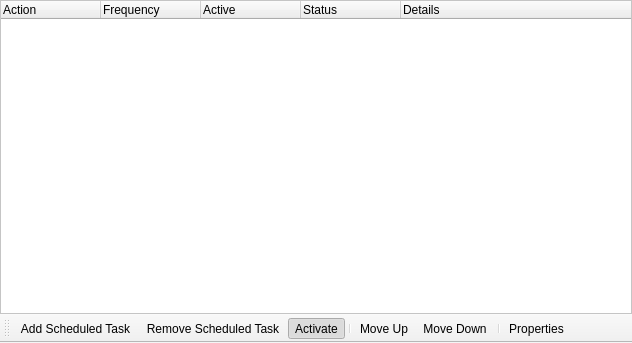
<?xml version="1.0" encoding="UTF-8"?>
<ui version="4.0">
 <class>CWidgetScheduler</class>
 <widget class="QMainWindow" name="WidgetScheduler">
  <property name="geometry">
   <rect>
    <x>0</x>
    <y>0</y>
    <width>632</width>
    <height>343</height>
   </rect>
  </property>
  <property name="windowTitle">
   <string>MainWindow</string>
  </property>
  <widget class="QWidget" name="centralwidget">
   <layout class="QVBoxLayout" name="verticalLayout">
    <property name="spacing">
     <number>0</number>
    </property>
    <property name="margin">
     <number>0</number>
    </property>
    <item>
     <widget class="QTreeWidget" name="treeWidgetSchedules">
      <property name="minimumSize">
       <size>
        <width>300</width>
        <height>0</height>
       </size>
      </property>
      <property name="styleSheet">
       <string notr="true">QTreeWidget {
	background-color: rgb(255, 255, 255);
}</string>
      </property>
      <column>
       <property name="text">
        <string>Action</string>
       </property>
      </column>
      <column>
       <property name="text">
        <string>Frequency</string>
       </property>
      </column>
      <column>
       <property name="text">
        <string>Active</string>
       </property>
      </column>
      <column>
       <property name="text">
        <string>Status</string>
       </property>
      </column>
      <column>
       <property name="text">
        <string>Details</string>
       </property>
      </column>
     </widget>
    </item>
   </layout>
  </widget>
  <widget class="QToolBar" name="toolBar">
   <property name="contextMenuPolicy">
    <enum>Qt::PreventContextMenu</enum>
   </property>
   <property name="windowTitle">
    <string>toolBar</string>
   </property>
   <property name="iconSize">
    <size>
     <width>16</width>
     <height>16</height>
    </size>
   </property>
   <property name="toolButtonStyle">
    <enum>Qt::ToolButtonTextBesideIcon</enum>
   </property>
   <property name="floatable">
    <bool>false</bool>
   </property>
   <attribute name="toolBarArea">
    <enum>BottomToolBarArea</enum>
   </attribute>
   <attribute name="toolBarBreak">
    <bool>false</bool>
   </attribute>
   <addaction name="actionAddScheduledTask"/>
   <addaction name="actionRemoveScheduledTask"/>
   <addaction name="actionToggleTask"/>
   <addaction name="separator"/>
   <addaction name="actionSheduleMoveUp"/>
   <addaction name="actionScheduleMoveDown"/>
   <addaction name="separator"/>
   <addaction name="actionScheduleProperties"/>
  </widget>
  <action name="actionAddScheduledTask">
   <property name="icon">
    <iconset resource="Resource.qrc">
     <normaloff>:/Resource/Generic/SchedulerAdd.png</normaloff>:/Resource/Generic/SchedulerAdd.png</iconset>
   </property>
   <property name="text">
    <string>Add Scheduled Task</string>
   </property>
  </action>
  <action name="actionRemoveScheduledTask">
   <property name="icon">
    <iconset resource="Resource.qrc">
     <normaloff>:/Resource/Generic/SchedulerRemove.png</normaloff>:/Resource/Generic/SchedulerRemove.png</iconset>
   </property>
   <property name="text">
    <string>Remove Scheduled Task</string>
   </property>
   <property name="toolTip">
    <string>Remove Scheduled Task</string>
   </property>
  </action>
  <action name="actionToggleTask">
   <property name="checkable">
    <bool>true</bool>
   </property>
   <property name="checked">
    <bool>true</bool>
   </property>
   <property name="icon">
    <iconset resource="Resource.qrc">
     <normaloff>:/Resource/Generic/SchedulerEnable.png</normaloff>:/Resource/Generic/SchedulerEnable.png</iconset>
   </property>
   <property name="text">
    <string>Activate</string>
   </property>
  </action>
  <action name="actionSheduleMoveUp">
   <property name="icon">
    <iconset resource="Resource.qrc">
     <normaloff>:/Resource/Generic/MoveUp.png</normaloff>:/Resource/Generic/MoveUp.png</iconset>
   </property>
   <property name="text">
    <string>Move Up</string>
   </property>
  </action>
  <action name="actionScheduleMoveDown">
   <property name="icon">
    <iconset resource="Resource.qrc">
     <normaloff>:/Resource/Generic/MoveDown.png</normaloff>:/Resource/Generic/MoveDown.png</iconset>
   </property>
   <property name="text">
    <string>Move Down</string>
   </property>
  </action>
  <action name="actionScheduleProperties">
   <property name="icon">
    <iconset resource="Resource.qrc">
     <normaloff>:/Resource/Generic/Properties.png</normaloff>:/Resource/Generic/Properties.png</iconset>
   </property>
   <property name="text">
    <string>Properties</string>
   </property>
  </action>
 </widget>
 <resources>
  <include location="Resource.qrc"/>
 </resources>
 <connections/>
</ui>
